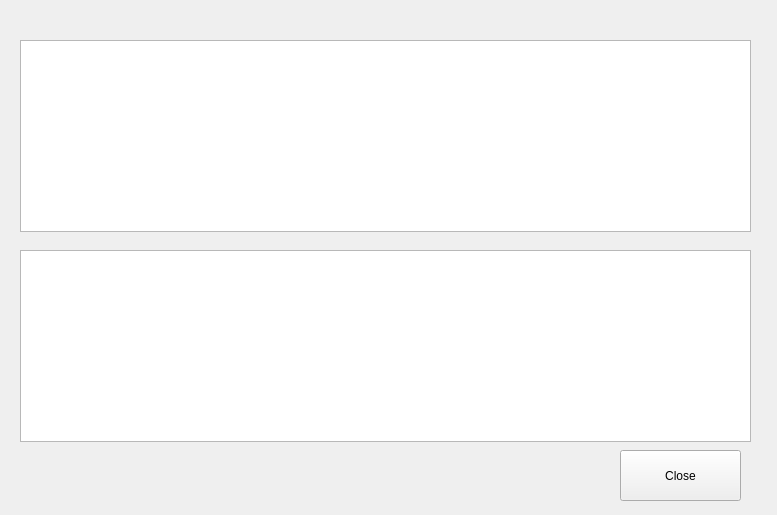
<?xml version="1.0" encoding="UTF-8"?>
<ui version="4.0">
 <class>show</class>
 <widget class="QWidget" name="show">
  <property name="geometry">
   <rect>
    <x>0</x>
    <y>0</y>
    <width>777</width>
    <height>515</height>
   </rect>
  </property>
  <property name="windowTitle">
   <string>Form</string>
  </property>
  <widget class="QTableWidget" name="tableWidget_2">
   <property name="geometry">
    <rect>
     <x>20</x>
     <y>250</y>
     <width>731</width>
     <height>192</height>
    </rect>
   </property>
  </widget>
  <widget class="QTableWidget" name="tableWidget">
   <property name="geometry">
    <rect>
     <x>20</x>
     <y>40</y>
     <width>731</width>
     <height>192</height>
    </rect>
   </property>
  </widget>
  <widget class="QPushButton" name="close">
   <property name="geometry">
    <rect>
     <x>620</x>
     <y>450</y>
     <width>121</width>
     <height>51</height>
    </rect>
   </property>
   <property name="text">
    <string>Close</string>
   </property>
  </widget>
 </widget>
 <resources/>
 <connections/>
</ui>
